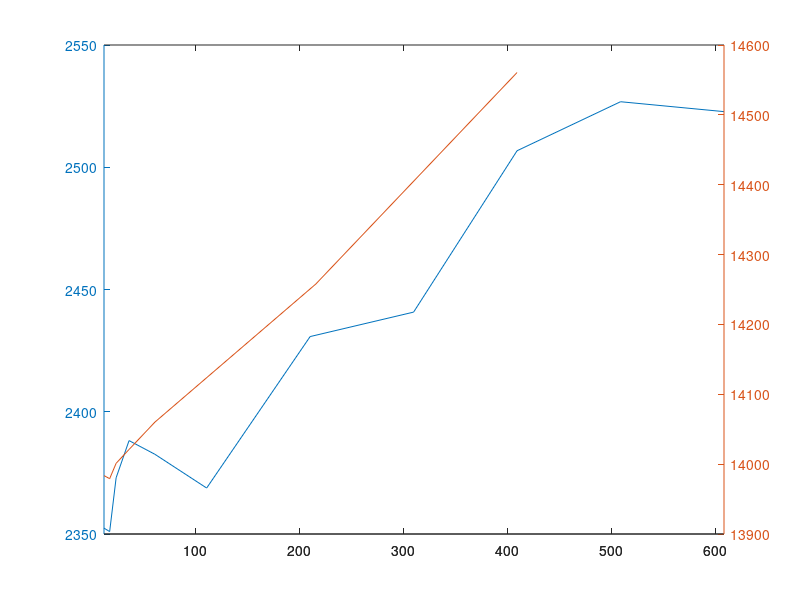

Write MATLAB code to recreate this figure. (Note: this script raises an error after producing the figure.)
clearvars
close all

f1 = figure( 'Units', 'normalized', 'Position', [0.1 0.25 0.5 0.45] );

load('Dark current.mat')
[hAx, hline1, hline2] = plotyy(newdev(:,1), newdev(:,2), olddev(:,1), olddev(:,2));

for li = 1:2
    hAx(li).LineWidth = 2;
    hAx(li).FontSize = 24;
    hAx(li).XLabel.String = 'Frame Time (ms)';
    hAx(li).YLabel.String = 'Dark Pixel Value (DN)';
    hAx(li).XLabel.FontSize = 24;
    hAx(li).YLabel.FontSize = 24;
end

hold(hAx(1), 'on');
eb_l = errorbar(hAx(1), newdev(:,1), newdev(:,2), newdev(:,3),...
    'x', 'LineWidth', 5,...
    'Marker', 'none','Color', [0.6 0.6 0.6]);
uistack(eb_l, 'bottom')
set(get(get(eb_l,'Annotation'),'LegendInformation'),'IconDisplayStyle','off');

hAx(1).XLim = [0, 425];
hAx(1).XTick = 0:200:425;
hAx(1).YLim = [2000, 4000];
hAx(1).YTick = 2000:400:4000;
hAx(1).YTickLabel = num2cell(hAx(1).YTick);

hline1.LineWidth = 3;
hline1.Marker = 's';
hline1.MarkerSize = 10;
hline1.MarkerFaceColor = hline1.Color;

hold(hAx(2), 'on');
eb_l = errorbar(hAx(2), olddev(:,1), olddev(:,2), olddev(:,3),...
    'x', 'LineWidth', 5,...
    'Marker', 'none','Color', [0.6 0.6 0.6]);
uistack(eb_l, 'bottom')
set(get(get(eb_l,'Annotation'),'LegendInformation'),'IconDisplayStyle','off');

hAx(2).XLim = [0, 425];
hAx(2).XTick = 0:200:425;
hAx(2).YLim = [13000, 15000];
hAx(2).YTick = 13000:400:15000;
hAx(2).YTickLabel = num2cell(hAx(2).YTick);

hline2.LineWidth = 3;
hline2.Marker = 's';
hline2.MarkerSize = 10;
hline2.MarkerFaceColor = hline2.Color;

title('Comparison of Dark Current')
lgd = legend({'New Device', 'Previous Device'});
lgd.Location = 'best';

annotation(f1,'textbox', [0.25 0.532 0.0847 0.033],...
    'String',{'rate of increase = 1.4400'}, 'EdgeColor','none',...
    'FitBoxToText','on', 'FontSize', 24, 'Color', hline2.Color);
%0.5599
annotation(f1,'textbox', [0.25 0.25 0.0764 0.0333],...
    'String',{'rate of increase = 0.3054'}, 'EdgeColor','none',...
    'FitBoxToText','on', 'FontSize', 24, 'Color', hline1.Color);
%0.1187
legend boxoff

%hAx(1).Position = [0.0700 0.1100 0.8550 0.8150];
hAx(1).Position = [0.13 0.6-0.44 0.72 0.745];
hAx(2).Position = hAx(1).Position;

%%%%%%%%%%%%%%%%%%%%%%%%%%%%%

clearvars
load('Temporal noise.mat')

f2 = figure( 'Units', 'normalized', 'Position', [0.1 0.25 0.5 0.45] );
x = [olddev(:,1), newdev(:,1)];
y = [olddev(:,2), newdev(:,2)];
err = [olddev(:,3), newdev(:,3)];

p_old = polyfit(newdev(:,1),newdev(:,2),1); 
p_new = polyfit(olddev(:,1),olddev(:,2),1); 

f_old = polyval(p_old, newdev(:,1));
f_new = polyval(p_new, olddev(:,1));
%blue [0 0.4470 0.7410]
%orange [0.8500 0.3250 0.0980]
dash_l1 = plot(newdev(:,1), newdev(:,2), 's' ,...
    'MarkerSize', 15, 'MarkerFaceColor', [0 0.4470 0.7410]);
hold on

dash_l2 = plot(olddev(:,1), olddev(:,2), 's' ,...
    'MarkerSize', 15, 'MarkerFaceColor', [0.8500 0.3250 0.0980]);

line_l1 = plot(newdev(:,1), f_old, '--' ,...
    'LineWidth', 2, 'Color', [0 0.4470 0.7410]);
line_l2 = plot(olddev(:,1), f_new, '--' ,...
    'LineWidth', 2, 'Color', [0.8500 0.3250 0.0980]);

eb_l = errorbar(x,y, err, 's', 'LineWidth', 5,...
    'Marker', 'none','Color', [0.6 0.6 0.6]);
uistack(eb_l, 'bottom')

title('Comparison of Temporal Noise')
lgd = legend([dash_l1, dash_l2], {'New Device', 'Previous Device'});
lgd.Location = 'best';

xlim([-15, 425])
xlabel('Frame Time (ms)')

ylim([0, 8])
ylabel('Temporal Noise (DN)')
set(gca,'YTickLabel',sprintf('%d\n',0:8))

set(gca,'FontSize', 24)
set(gca,'LineWidth', 2)

legend boxoff

set(gca, 'Position', [0.08 0.6-0.44 0.88 0.745])